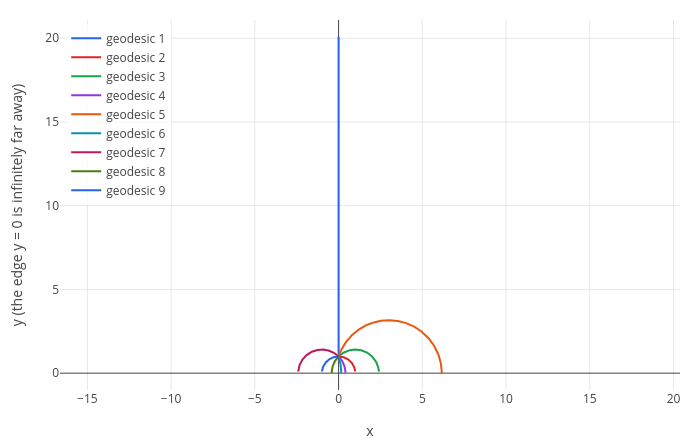

Here is the notebook cell this chart was saved with:
### Markdown cell above
Positive curvature focuses geodesics; negative curvature spreads them apart. In general relativity the same effect
is the tidal force of gravity.

## 4. The hyperbolic plane

In the upper half plane with $ds^2 = (dx^2 + dy^2)/y^2$, the geodesics are vertical lines and semicircles centred on
the $x$ axis. From the point $(0, 1)$ in several directions:

### Code cell
clear
h = metric.generate(hyperbolic)
fan = labels(geodesic(h, [0 1], [0 1; 1 0; 1 1; 1, -1; 1 3; 1, -3; -1 1; -1, -1; -1 0], 3, [x y]), "x", "y (the edge y = 0 is infinitely far away)")

### Figure 1 — Plotly figure (JSON) as saved in the notebook; plotly's stock layout.template omitted (floating-point values rounded to 4 significant figures; data arrays with more than 128 entries replaced by an {"elided": "..."} marker saying what was removed)
{"data": [{"line": {"color": "#2563eb", "width": 2}, "mode": "lines", "name": "geodesic 1", "type": "scatter", "x": {"elided": "2227 int values"}, "y": {"elided": "2227 float values"}}, {"line": {"color": "#dc2626", "width": 2}, "mode": "lines", "name": "geodesic 2", "type": "scatter", "x": {"elided": "2402 float values"}, "y": {"elided": "2402 float values"}}, {"line": {"color": "#16a34a", "width": 2}, "mode": "lines", "name": "geodesic 3", "type": "scatter", "x": {"elided": "1964 float values"}, "y": {"elided": "1964 float values"}}, {"line": {"color": "#9333ea", "width": 2}, "mode": "lines", "name": "geodesic 4", "type": "scatter", "x": {"elided": "1860 float values"}, "y": {"elided": "1860 float values"}}, {"line": {"color": "#ea580c", "width": 2}, "mode": "lines", "name": "geodesic 5", "type": "scatter", "x": {"elided": "2167 float values"}, "y": {"elided": "2167 float values"}}, {"line": {"color": "#0891b2", "width": 2}, "mode": "lines", "name": "geodesic 6", "type": "scatter", "x": {"elided": "1169 float values"}, "y": {"elided": "1169 float values"}}, {"line": {"color": "#be185d", "width": 2}, "mode": "lines", "name": "geodesic 7", "type": "scatter", "x": {"elided": "1964 float values"}, "y": {"elided": "1964 float values"}}, {"line": {"color": "#4d7c0f", "width": 2}, "mode": "lines", "name": "geodesic 8", "type": "scatter", "x": {"elided": "1860 float values"}, "y": {"elided": "1860 float values"}}, {"line": {"color": "#2563eb", "width": 2}, "mode": "lines", "name": "geodesic 9", "type": "scatter", "x": {"elided": "2402 float values"}, "y": {"elided": "2402 float values"}}], "layout": {"height": 440, "legend": {"bgcolor": "rgba(255,255,255,0.8)", "x": 0.01, "xanchor": "left", "y": 0.99, "yanchor": "top"}, "margin": {"b": 50, "l": 60, "r": 20, "t": 20}, "showlegend": true, "title": {"text": ""}, "width": 700, "xaxis": {"title": {"text": "x"}, "zeroline": true}, "yaxis": {"range": [-1.004, 21.09], "scaleanchor": "x", "scaleratio": 1, "title": {"text": "y (the edge y = 0 is infinitely far away)"}, "zeroline": true}}}
